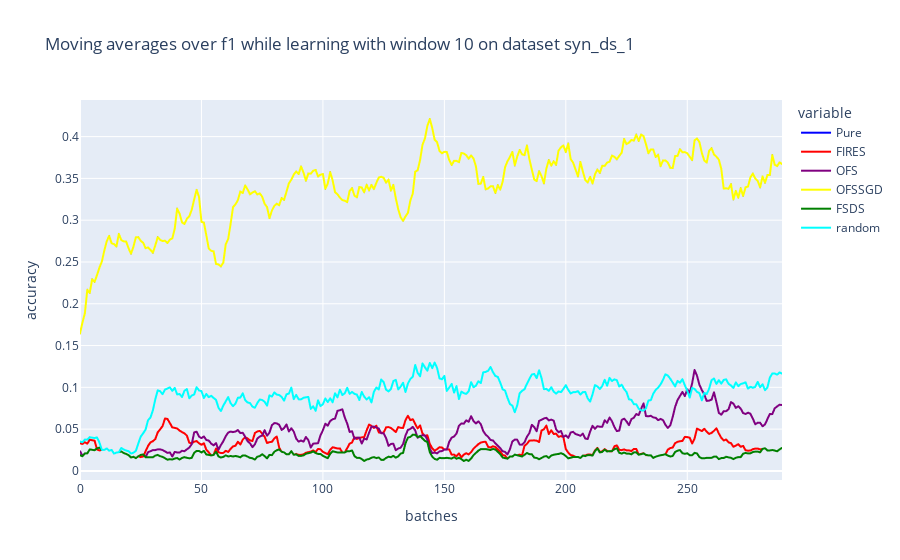

Notebook code for this chart:
### Code cell
#moving averages
title = "Moving averages over f1 while learning with window {} on dataset {}".format(n_window, dataset_name)
col_names = ["Pure","FIRES", "OFS", "OFSSGD", "FSDS", "random"]
d = {"Pure":pure_f1, "FIRES":fires_f1, "OFS":ofs_f1, 
"OFSSGD":ofssgd_f1, "FSDS":fsds_f1, "random":random_f1}
df = pd.DataFrame(d, columns=col_names)
fig = px.line(df, y=col_names, title=title, labels={"index":"batches", "value":"accuracy"}, color_discrete_map={"Pure":"blue",'FIRES': 'red', 
                                                   'FSDS': 'green', 'OFS': 'purple', "OFSSGD":"yellow", "random":"cyan"})
fig.show()

### Figure 1 — Plotly figure (JSON) as saved in the notebook; plotly's stock layout.template omitted (floating-point values rounded to 4 significant figures; data arrays with more than 128 entries replaced by an {"elided": "..."} marker saying what was removed)
{"data": [{"hovertemplate": "variable=Pure<br>batches=%{x}<br>accuracy=%{y}<extra></extra>", "legendgroup": "Pure", "line": {"color": "blue", "dash": "solid"}, "mode": "lines", "name": "Pure", "showlegend": true, "type": "scattergl", "x": {"elided": "290 int values"}, "xaxis": "x", "y": {"elided": "290 float values"}, "yaxis": "y"}, {"hovertemplate": "variable=FIRES<br>batches=%{x}<br>accuracy=%{y}<extra></extra>", "legendgroup": "FIRES", "line": {"color": "red", "dash": "solid"}, "mode": "lines", "name": "FIRES", "showlegend": true, "type": "scattergl", "x": {"elided": "290 int values"}, "xaxis": "x", "y": {"elided": "290 float values"}, "yaxis": "y"}, {"hovertemplate": "variable=OFS<br>batches=%{x}<br>accuracy=%{y}<extra></extra>", "legendgroup": "OFS", "line": {"color": "purple", "dash": "solid"}, "mode": "lines", "name": "OFS", "showlegend": true, "type": "scattergl", "x": {"elided": "290 int values"}, "xaxis": "x", "y": {"elided": "290 float values"}, "yaxis": "y"}, {"hovertemplate": "variable=OFSSGD<br>batches=%{x}<br>accuracy=%{y}<extra></extra>", "legendgroup": "OFSSGD", "line": {"color": "yellow", "dash": "solid"}, "mode": "lines", "name": "OFSSGD", "showlegend": true, "type": "scattergl", "x": {"elided": "290 int values"}, "xaxis": "x", "y": {"elided": "290 float values"}, "yaxis": "y"}, {"hovertemplate": "variable=FSDS<br>batches=%{x}<br>accuracy=%{y}<extra></extra>", "legendgroup": "FSDS", "line": {"color": "green", "dash": "solid"}, "mode": "lines", "name": "FSDS", "showlegend": true, "type": "scattergl", "x": {"elided": "290 int values"}, "xaxis": "x", "y": {"elided": "290 float values"}, "yaxis": "y"}, {"hovertemplate": "variable=random<br>batches=%{x}<br>accuracy=%{y}<extra></extra>", "legendgroup": "random", "line": {"color": "cyan", "dash": "solid"}, "mode": "lines", "name": "random", "showlegend": true, "type": "scattergl", "x": {"elided": "290 int values"}, "xaxis": "x", "y": {"elided": "290 float values"}, "yaxis": "y"}], "layout": {"legend": {"title": {"text": "variable"}, "tracegroupgap": 0}, "title": {"text": "Moving averages over f1 while learning with window 10 on dataset syn_ds_1"}, "xaxis": {"anchor": "y", "domain": [0, 1], "title": {"text": "batches"}}, "yaxis": {"anchor": "x", "domain": [0, 1], "title": {"text": "accuracy"}}}}
